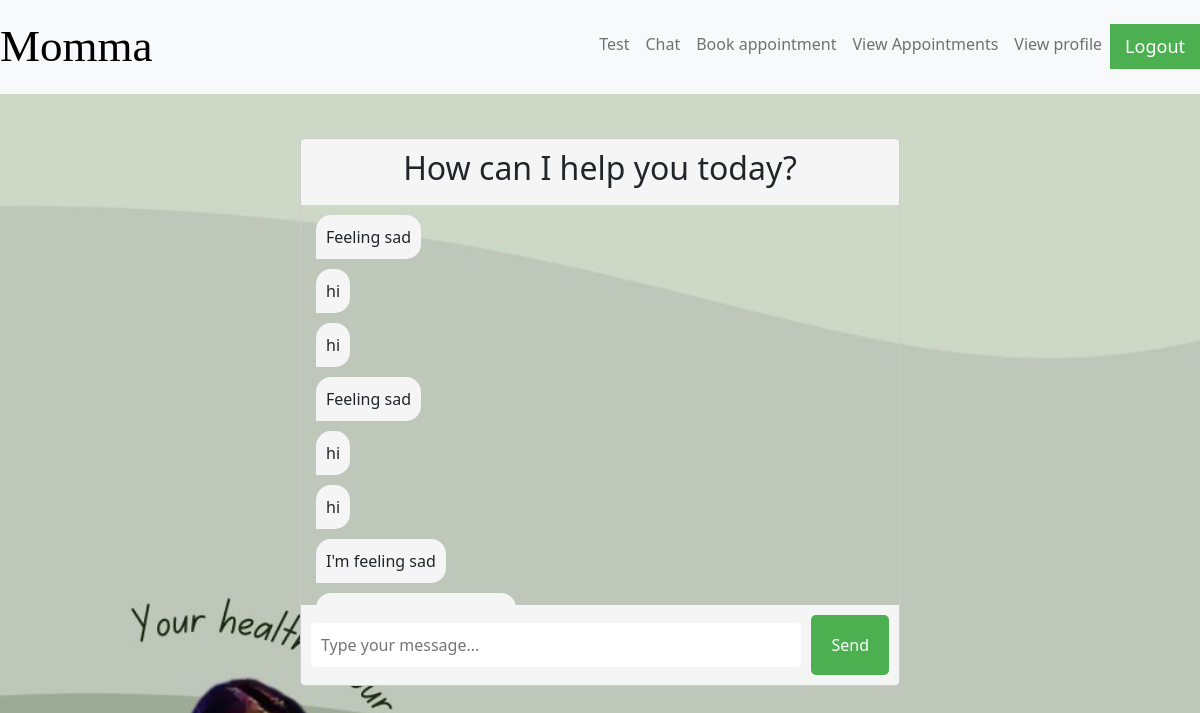
Screenshot of /chat_page with the database file from the repository.
### index/models.py (models this page shows, shortened)
class Message(db.Model):
    id = db.Column(db.Integer, primary_key=True)
    timestamp = db.Column(db.DateTime, default=datetime.utcnow)
    user_input = db.Column(db.String(255))
    bot_response = db.Column(db.String(1000))

### index/routes.py (the view)
@app.route("/chat_page", methods=['POST', 'GET'])
def chat_page():
    messages = Message.query.all()
    return render_template("chat.html", messages=messages)

### index/templates/chat.html (shortened to what this page needs)
{% extends 'main.html' %}
{% block content %}
<div class="chat-container">
    <div class="chat-header">
      <h2>How can I help you today?</h2>
    </div>
    <div class="chat-body" id="chat-body">
      {% for message in messages %}
      <div class="message-item {% if message.bot_response %}bot-message{% else %}user-message{% endif %}">
        <div class="message-text">{{ message.user_input or message.bot_response }}</div>
      </div>
      {% endfor %}
    </div>
    <div class="chat-footer">
      <form id="chat-form">
        <input type="text" id="user-input" placeholder="Type your message...">
        <button type="submit" id="send-btn">Send</button>
      </form>
    </div>
  </div>
{% endblock content %}

### index/static/css/static.css (style rules this page uses)
input[type="text"], input[type="email"], input[type="password"] { width: 100%; padding: 12px 20px; margin: 8px 0; box-sizing: border-box; border: 1px solid #ccc; border-radius: 4px; }
form { width: 50%; margin: 0 auto; }
input[type="text"], input[type="email"], input[type="date"], input[type="time"], textarea { width: 100%; padding: 0.5em; margin-top: 0.5em; border-radius: 5px; border: 1px solid #ccc; }
.chat-container { max-width: 600px; margin: 20px auto; border: 1px solid #ccc; border-radius: 5px; overflow: hidden; }
.chat-header { background-color: #f5f5f5; padding: 10px; text-align: center; font-size: 1.5rem; font-weight: bold; }
.chat-body { height: 400px; overflow-y: auto; padding: 10px; }
.message-item { display: flex; margin-bottom: 10px; }
.bot-message .message-text { background-color: #f5f5f5; border-radius: 15px 15px 15px 0; padding: 10px; margin-left: 5px; }
.message-text { max-width: 80%; word-wrap: break-word; }
.chat-footer { display: flex; justify-content: center; align-items: center; padding: 10px; background-color: #f5f5f5; }
#chat-form { display: flex; flex-grow: 1; }
#user-input { flex-grow: 1; padding: 10px; border-radius: 5px; border: none; font-size: 1rem; }
#send-btn { background-color: #4CAF50; color: white; border: none; border-radius: 5px; padding: 10px 20px; margin-left: 10px; cursor: pointer; font-size: 1rem; }

### rows the page displays
Message: user_input "Feeling sad"
Message: user_input "hi"
Message: user_input "hi"
Message: user_input "Feeling sad"
Message: user_input "hi"
Message: user_input "hi"
Message: user_input "I'm feeling sad"
